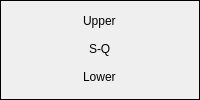
                 <widget class="QFrame" name="frame_28">
                  <property name="frameShape">
                   <enum>QFrame::Box</enum>
                  </property>
                  <property name="frameShadow">
                   <enum>QFrame::Plain</enum>
                  </property>
                  <property name="lineWidth">
                   <number>1</number>
                  </property>
                  <layout class="QVBoxLayout" name="verticalLayout_30">
                   <property name="spacing">
                    <number>0</number>
                   </property>
                   <property name="leftMargin">
                    <number>0</number>
                   </property>
                   <property name="topMargin">
                    <number>0</number>
                   </property>
                   <property name="rightMargin">
                    <number>0</number>
                   </property>
                   <property name="bottomMargin">
                    <number>0</number>
                   </property>
                   <item>
                    <widget class="QLineEdit" name="lineEdit_172">
                     <property name="enabled">
                      <bool>true</bool>
                     </property>
                     <property name="styleSheet">
                      <string notr="true">QLineEdit {
    background: transparent;
    border: none;
}
</string>
                     </property>
                     <property name="text">
                      <string>Upper</string>
                     </property>
                     <property name="alignment">
                      <set>Qt::AlignCenter</set>
                     </property>
                     <property name="dragEnabled">
                      <bool>false</bool>
                     </property>
                     <property name="readOnly">
                      <bool>true</bool>
                     </property>
                    </widget>
                   </item>
                   <item>
                    <widget class="QLineEdit" name="lineEdit_171">
                     <property name="enabled">
                      <bool>true</bool>
                     </property>
                     <property name="styleSheet">
                      <string notr="true">QLineEdit {
    background: transparent;
    border: none;
}
</string>
                     </property>
                     <property name="text">
                      <string>S-Q</string>
                     </property>
                     <property name="alignment">
                      <set>Qt::AlignCenter</set>
                     </property>
                     <property name="dragEnabled">
                      <bool>false</bool>
                     </property>
                     <property name="readOnly">
                      <bool>true</bool>
                     </property>
                    </widget>
                   </item>
                   <item>
                    <widget class="QLineEdit" name="lineEdit_170">
                     <property name="enabled">
                      <bool>true</bool>
                     </property>
                     <property name="styleSheet">
                      <string notr="true">QLineEdit {
    background: transparent;
    border: none;
}
</string>
                     </property>
                     <property name="text">
                      <string>Lower</string>
                     </property>
                     <property name="alignment">
                      <set>Qt::AlignCenter</set>
                     </property>
                     <property name="dragEnabled">
                      <bool>false</bool>
                     </property>
                     <property name="readOnly">
                      <bool>true</bool>
                     </property>
                    </widget>
                   </item>
                  </layout>
                 </widget>
